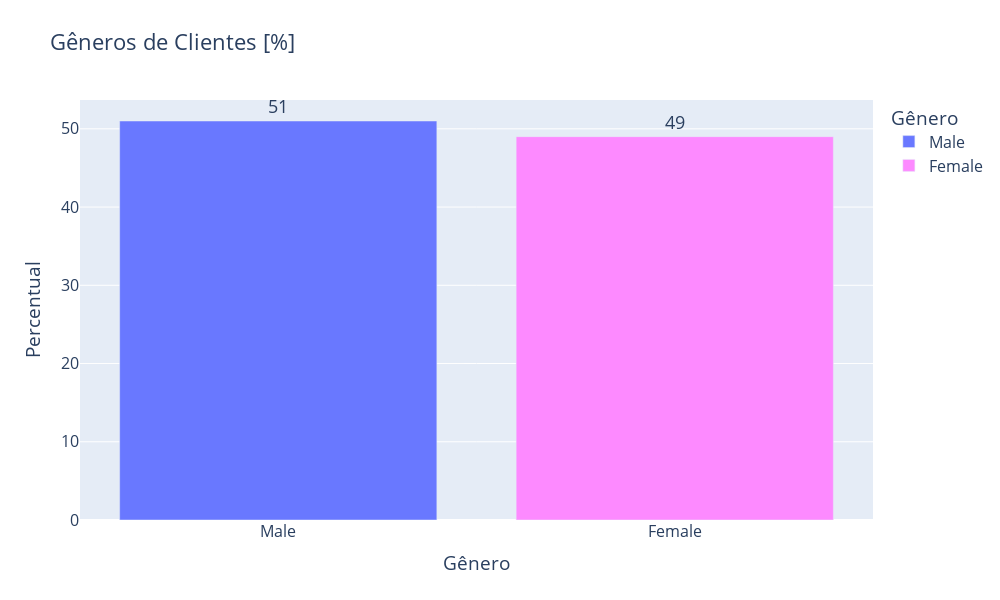

Write notebook code for a chart like this one.
### Markdown cell above
### Coluna Gênero

### Code cell
contagem_genero = df['Genero'].value_counts().reset_index(name = 'Contagem')
contagem_genero['Percentual'] = ((contagem_genero['Contagem'] / len(df)) * 100).round(2)

print('Valores Brutos: \n', contagem_genero, '\n')
fig = px.bar(
    contagem_genero,
    x = 'Genero',
    y = 'Percentual',
    title = 'Gêneros de Clientes [%]',
    template = 'plotly',
    width = 1000,
    height = 600,
    labels = {'Genero': 'Gênero'},
    color = 'Genero',
    color_discrete_map = {
        'Female': '#FD8AFF',
        'Male': '#6978FF'
    },
    text_auto = True
)

fig.update_layout(
    font = dict(
        size = 16
    ),
    hoverlabel = dict(
        font = dict(
            size = 14
        )
    )
)

fig.update_traces(
    textfont_size = 18,
    textposition = 'outside',
)

fig.show()

### Figure 1 — Plotly figure (JSON) as saved in the notebook; plotly's stock layout.template omitted (floating-point values rounded to 4 significant figures)
{"data": [{"hovertemplate": "Gênero=%{x}<br>Percentual=%{y}<extra></extra>", "legendgroup": "Male", "marker": {"color": "#6978FF", "pattern": {"shape": ""}}, "name": "Male", "orientation": "v", "showlegend": true, "textposition": "outside", "texttemplate": "%{y}", "x": ["Male"], "xaxis": "x", "y": [51.0], "yaxis": "y", "type": "bar", "textfont": {"size": 18}}, {"hovertemplate": "Gênero=%{x}<br>Percentual=%{y}<extra></extra>", "legendgroup": "Female", "marker": {"color": "#FD8AFF", "pattern": {"shape": ""}}, "name": "Female", "orientation": "v", "showlegend": true, "textposition": "outside", "texttemplate": "%{y}", "x": ["Female"], "xaxis": "x", "y": [49.0], "yaxis": "y", "type": "bar", "textfont": {"size": 18}}], "layout": {"xaxis": {"anchor": "y", "domain": [0.0, 1.0], "title": {"text": "Gênero"}, "categoryorder": "array", "categoryarray": ["Male", "Female"]}, "yaxis": {"anchor": "x", "domain": [0.0, 1.0], "title": {"text": "Percentual"}}, "legend": {"title": {"text": "Gênero"}, "tracegroupgap": 0}, "title": {"text": "Gêneros de Clientes [%]"}, "barmode": "relative", "height": 600, "width": 1000, "font": {"size": 16}, "hoverlabel": {"font": {"size": 14}}}}
